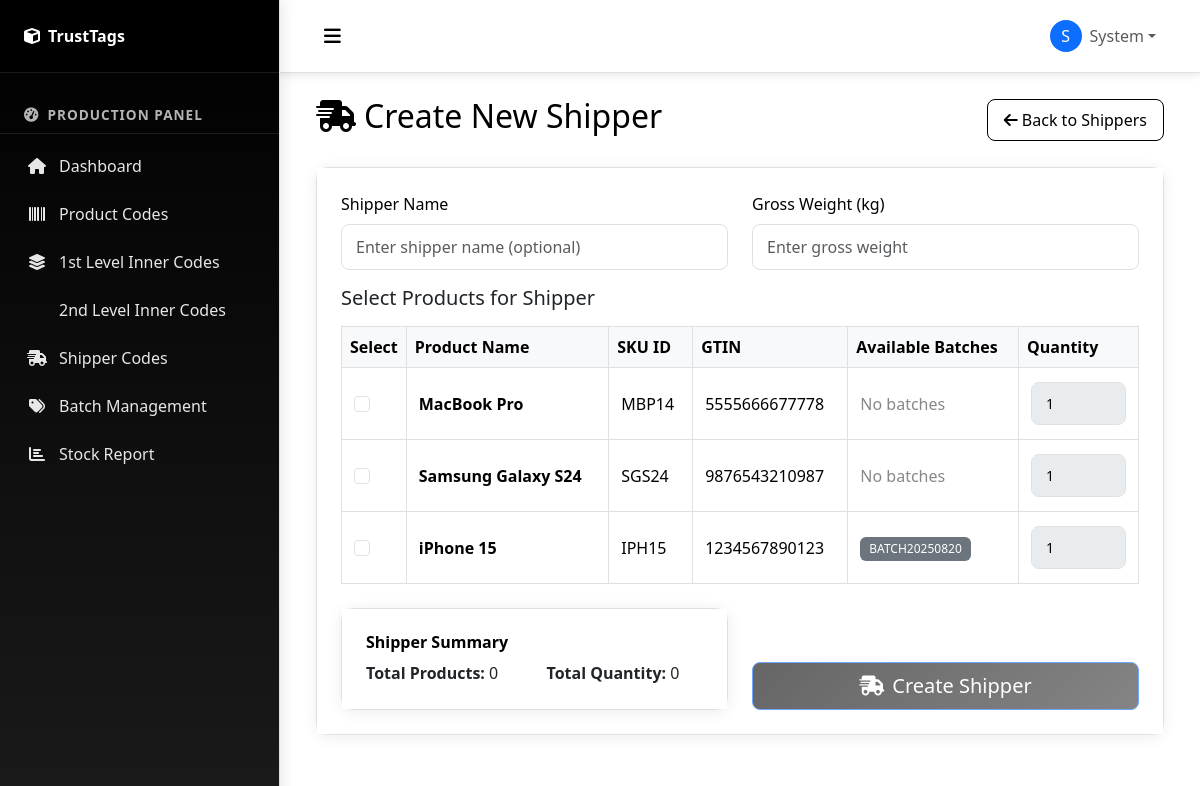
Page /create-shipper (signed in) on the committed database.
### models.py (models this page shows, shortened)
class User(UserMixin, db.Model):
    __tablename__ = 'users'
    id = db.Column(db.Integer, primary_key=True)
    email = db.Column(db.String(120), unique=True, nullable=False)
    password_hash = db.Column(db.String(256), nullable=False)
    first_name = db.Column(db.String(100), nullable=True)
    last_name = db.Column(db.String(100), nullable=True)
    profile_image_url = db.Column(db.String, nullable=True)
    role = db.Column(db.String(20), default='user')  # user, admin
    factory_id = db.Column(db.String, nullable=True)
    is_active = db.Column(db.Boolean, default=True)
    created_at = db.Column(db.DateTime, default=datetime.now)
    updated_at = db.Column(db.DateTime, default=datetime.now, onupdate=datetime.now)

class Product(db.Model):
    __tablename__ = 'products'
    id = db.Column(db.String, primary_key=True)
    name = db.Column(db.String(200), nullable=False)
    sku_id = db.Column(db.String(100), unique=True, nullable=False)
    gtin = db.Column(db.String(50), nullable=True)
    mrp = db.Column(db.Float, nullable=True)
    registration_no = db.Column(db.String(100), nullable=True)
    sap_description = db.Column(db.Text, nullable=True)
    image_url = db.Column(db.String(500), nullable=True)
    created_at = db.Column(db.DateTime, default=datetime.now)

class Batch(db.Model):
    __tablename__ = 'batches'
    id = db.Column(db.String, primary_key=True)
    batch_no = db.Column(db.String(100), nullable=False)
    product_id = db.Column(db.String, db.ForeignKey('products.id'), nullable=False)
    factory_id = db.Column(db.String, db.ForeignKey('factories.id'), nullable=False)
    mfg_date = db.Column(db.Date, nullable=False)
    expiry_date = db.Column(db.Date, nullable=False)
    qa_status = db.Column(db.String(20), default='OK')  # OK, Rejected
    responded_by = db.Column(db.String(100), nullable=True)
    responded_date = db.Column(db.DateTime, nullable=True)
    reject_reason = db.Column(db.Text, nullable=True)
    created_at = db.Column(db.DateTime, default=datetime.now)
    product = db.relationship('Product', backref='batches')
    factory = db.relationship('Factory', backref='batches')

### routes.py (the view)
@app.route('/create-shipper')
@require_login
def create_shipper():
    products = Product.query.order_by(Product.name).all()
    return render_template('create_shipper.html', products=products)

### templates/create_shipper.html (shortened to what this page needs)
{% extends "base.html" %}
{% block content %}
<div class="container-fluid">
    <div class="row">
        <div class="col-12">
            <div class="d-flex justify-content-between align-items-center mb-4">
                <h2><i class="fas fa-shipping-fast me-2"></i>Create New Shipper</h2>
                <a href="{{ url_for('shipper_codes') }}" class="btn btn-outline-primary">
                    <i class="fas fa-arrow-left me-1"></i>Back to Shippers
                </a>
            </div>
            <div class="card">
                <div class="card-body">
                    <form method="POST" action="{{ url_for('generate_shipper_codes') }}" id="shipperForm">
                        <div class="row">
                            <div class="col-md-6">
                                <div class="mb-3">
                                    <label class="form-label">Shipper Name</label>
                                    <input type="text" class="form-control" name="shipper_name"
                                           placeholder="Enter shipper name (optional)">
                                </div>
                            </div>
                            <div class="col-md-6">
                                <div class="mb-3">
                                    <label class="form-label">Gross Weight (kg)</label>
                                    <input type="number" class="form-control" name="gross_weight"
                                           step="0.01" placeholder="Enter gross weight">
                                </div>
                            </div>
                        </div>
                        <h5 class="mb-3">Select Products for Shipper</h5>
                        <div class="table-responsive">
                            <table class="table table-bordered">
                                <thead class="table-light">
                                    <tr>
                                        <th width="50">Select</th>
                                        <th>Product Name</th>
                                        <th>SKU ID</th>
                                        <th>GTIN</th>
                                        <th>Available Batches</th>
                                        <th width="120">Quantity</th>
                                    </tr>
                                </thead>
                                <tbody>
                                    {% for product in products %}
                                    <tr>
                                        <td>
                                            <input type="checkbox" class="form-check-input product-checkbox"
                                                   value="{{ product.id }}" name="selected_products[]"
                                                   onchange="toggleQuantityInput(this)">
                                        </td>
                                        <td>
                                            <strong>{{ product.name }}</strong>
                                        </td>
                                        <td>{{ product.sku_id or '-' }}</td>
                                        <td>{{ product.gtin or '-' }}</td>
                                        <td>
                                            {% if product.batches %}
                                                {% for batch in product.batches[:3] %}
                                                <span class="badge bg-secondary me-1">{{ batch.batch_no }}</span>
                                                {% endfor %}
                                            {% else %}
                                            <span class="text-muted">No batches</span>
                                            {% endif %}
                                        </td>
                                        <td>
                                            <input type="number" class="form-control quantity-input"
                                                   name="selected_quantities[]" min="1" value="1"
                                                   disabled style="font-size: 14px;">
                                        </td>
                                    </tr>
                                    {% endfor %}
                                </tbody>
                            </table>
                        </div>
                        <div class="row mt-4">
                            <div class="col-md-6">
                                <div class="card bg-light">
                                    <div class="card-body">
                                        <h6 class="card-title">Shipper Summary</h6>
                                        <div class="row">
                                            <div class="col-6">
                                                <strong>Total Products:</strong>
                                                <span id="totalProducts">0</span>
                                            </div>
                                            <div class="col-6">
                                                <strong>Total Quantity:</strong>
                                                <span id="totalQuantity">0</span>
                                            </div>
                                        </div>
                                    </div>
                                </div>
                            </div>
                            <div class="col-md-6 d-flex align-items-end">
                                <div class="w-100">
                                    <button type="submit" class="btn btn-primary btn-lg w-100" id="createShipperBtn" disabled>
                                        <i class="fas fa-shipping-fast me-2"></i>Create Shipper
                                    </button>
                                </div>
                            </div>
                        </div>
                    </form>
                </div>
            </div>
        </div>
    </div>
</div>
{% endblock %}

### templates/base.html (shortened to what this page needs)
<!DOCTYPE html>
<html lang="en">
<head>
    <link href="https://cdn.jsdelivr.net/npm/bootstrap@5.3.0/dist/css/bootstrap.min.css" rel="stylesheet">
    <link rel="stylesheet" href="https://cdnjs.cloudflare.com/ajax/libs/font-awesome/6.0.0/css/all.min.css">
    <link rel="stylesheet" href="https://cdn.datatables.net/1.13.4/css/dataTables.bootstrap5.min.css">
    <link rel="stylesheet" href="{{ url_for('static', filename='css/style.css') }}">
</head>
<body>
    <div class="wrapper">
        {% if current_user.is_authenticated %}
        <nav class="sidebar" id="sidebar">
            <div class="sidebar-header">
                <div class="d-flex align-items-center">
                    <i class="fas fa-cube text-white me-2"></i>
                    <span class="text-white fw-bold">TrustTags</span>
                </div>
            </div>
            <ul class="sidebar-menu">
                <li class="sidebar-section">
                    <i class="fas fa-tachometer-alt"></i>
                    <span>Production Panel</span>
                </li>
                <li class="menu-item">
                    <a href="{{ url_for('dashboard') }}">
                        <i class="fas fa-home"></i>
                        <span>Dashboard</span>
                    </a>
                </li>
                <li class="menu-item">
                    <a href="{{ url_for('product_codes') }}">
                        <i class="fas fa-barcode"></i>
                        <span>Product Codes</span>
                    </a>
                </li>
                <li class="menu-item">
                    <a href="{{ url_for('first_level_codes') }}">
                        <i class="fas fa-layer-group"></i>
                        <span>1st Level Inner Codes</span>
                    </a>
                </li>
                <li class="menu-item">
                    <a href="{{ url_for('second_level_codes') }}">
                        <span>2nd Level Inner Codes</span>
                    </a>
                </li>
                <li class="menu-item">
                    <a href="{{ url_for('shipper_codes') }}">
                        <i class="fas fa-shipping-fast"></i>
                        <span>Shipper Codes</span>
                    </a>
                </li>
                <li class="menu-item">
                    <a href="{{ url_for('batch_management') }}">
                        <i class="fas fa-tags"></i>
                        <span>Batch Management</span>
                    </a>
                </li>
                <li class="menu-item">
                    <a href="{{ url_for('stock_report') }}">
                        <i class="fas fa-chart-bar"></i>
                        <span>Stock Report</span>
                    </a>
                </li>
            </ul>
        </nav>
        {% endif %}
        <div class="main-content" id="main-content">
            {% if current_user.is_authenticated %}
            <nav class="navbar navbar-expand-lg navbar-light bg-white border-bottom">
                <div class="container-fluid">
                    <button class="btn btn-link" id="sidebarToggle">
                        <i class="fas fa-bars"></i>
                    </button>
                    <div class="navbar-nav ms-auto">
                        <div class="nav-item dropdown">
                            <a class="nav-link dropdown-toggle d-flex align-items-center" href="#" role="button" data-bs-toggle="dropdown">
                                {% if current_user.profile_image_url %}
                                <img src="{{ current_user.profile_image_url }}" alt="Profile" class="rounded-circle me-2" width="32" height="32" style="object-fit: cover;">
                                {% else %}
                                <div class="rounded-circle bg-primary text-white d-flex align-items-center justify-content-center me-2" style="width: 32px; height: 32px;">
                                    {{ (current_user.first_name or current_user.email)[0].upper() }}
                                </div>
                                {% endif %}
                                <span>{{ current_user.first_name or current_user.email }}</span>
                            </a>
                        </div>
                    </div>
                </div>
            </nav>
            {% endif %}
            <div class="content-wrapper">
                {% block content %}{% endblock %}
            </div>
        </div>
    </div>
</body>
</html>

### rows in the picture
User: first_name "S", first_name "System"
Product: name "MacBook Pro", sku "MBP14", gtin "5555666677778", shows "No batches"
Product: name "Samsung Galaxy S24", sku "SGS24", gtin "9876543210987", shows "No batches"
Product: name "iPhone 15", sku "IPH15", gtin "1234567890123"
Batch: batch_no "BATCH20250820"
